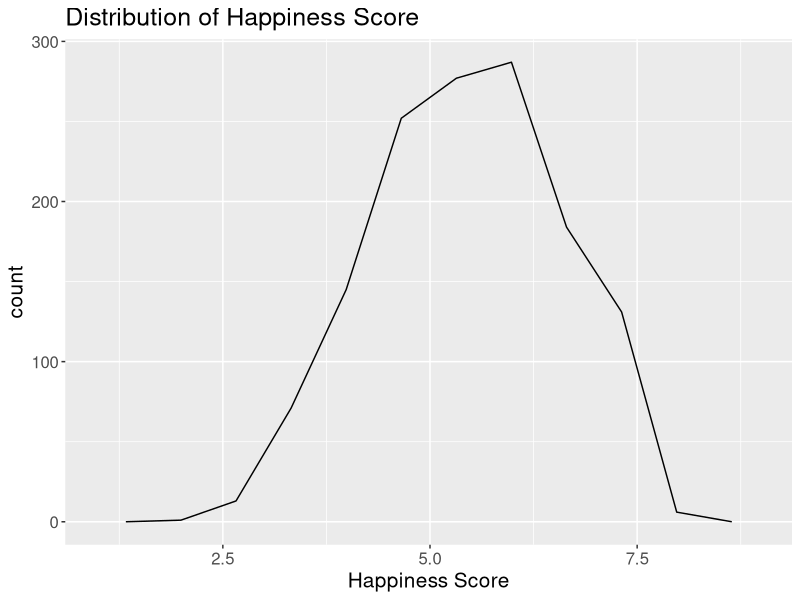
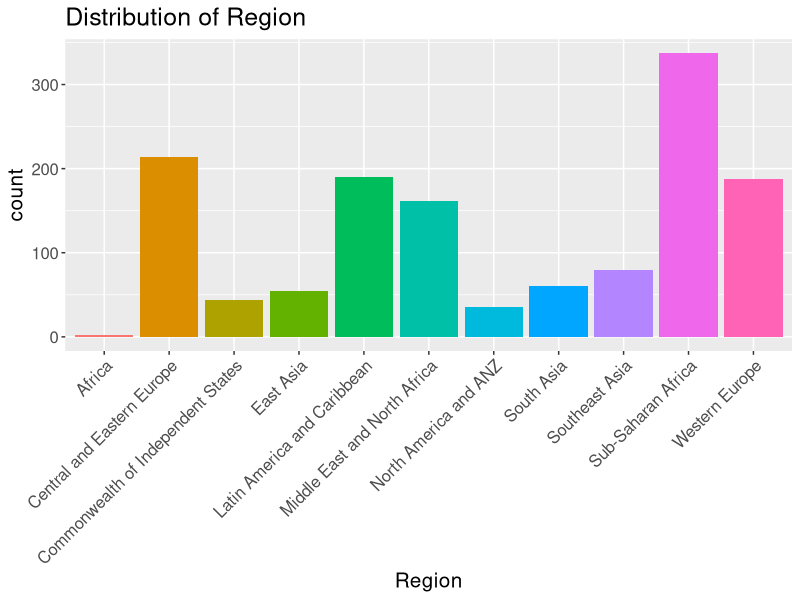
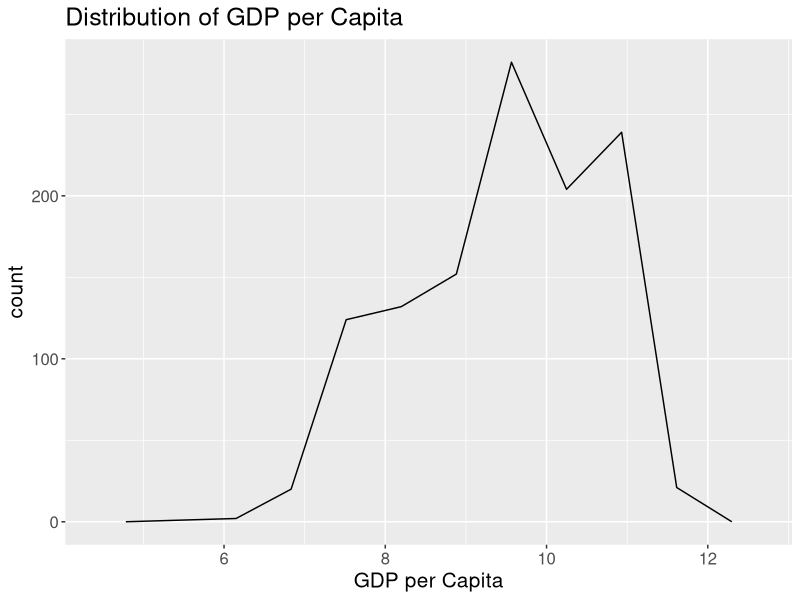
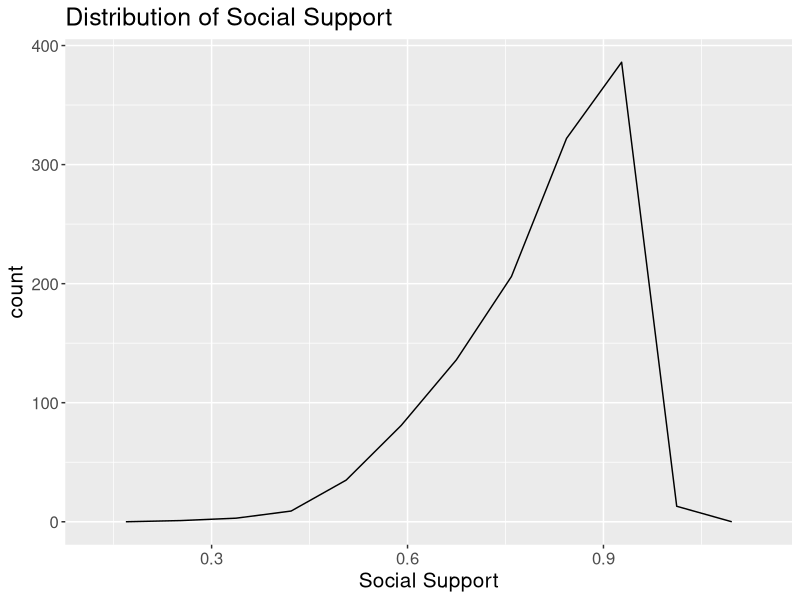
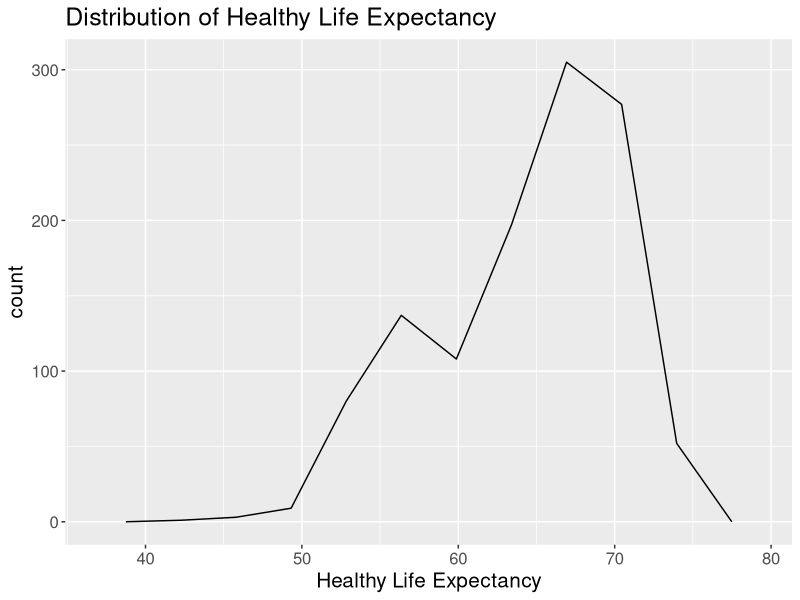
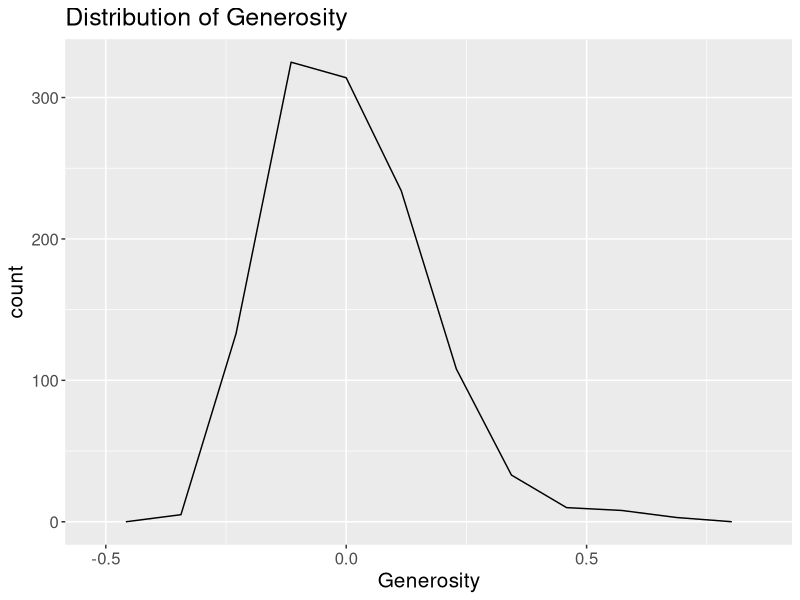
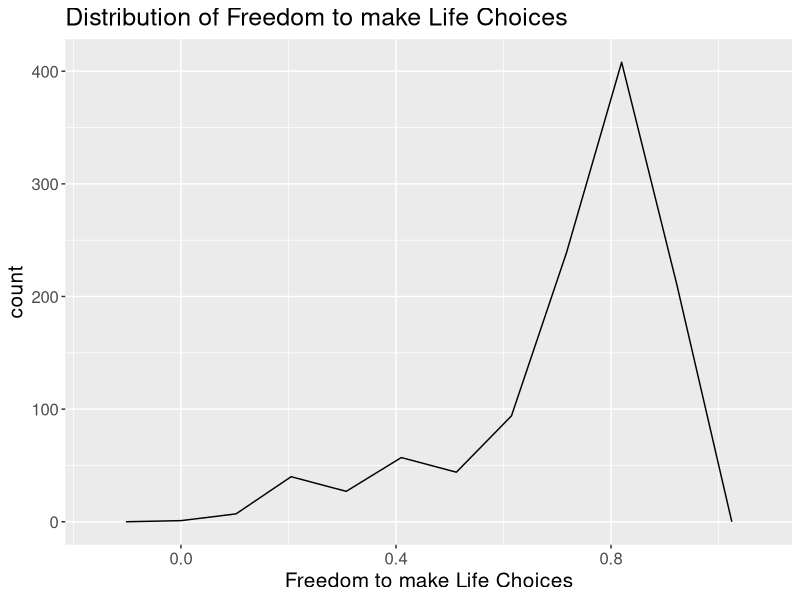
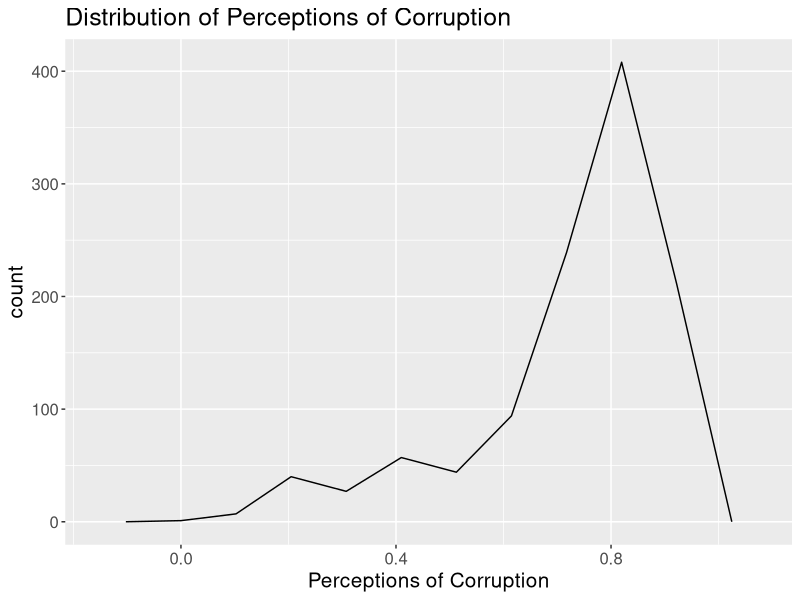

Source code (R) for these figures, in order: (Note: this script raises an error after producing the figures.)
## ---- chunk 1
#| echo: false
#| output: false
#| warning: false

# loading needed libraries
library(here)
library(tidyverse)
library(GGally)
library(grid)
library(randomForest)
library(corrplot)
library(readxl)
library(cowplot)
## ---- chunk 2
#| echo: false
#| warning: false
# loading the needed data
whr <- read.csv(here::here("Data/WHR_AllYears.csv"))

# fix data type of perception of corruption
whr$perceptions_of_corruption <- as.numeric(whr$perceptions_of_corruption)

whr_exp <- read_excel(here::here("Data/2024_Yearly_Expectations.xls"))

whr_exp <- whr_exp %>% rename(country = "Country name")

# match explaining data with whr data
matched_data <- whr_exp %>%
  inner_join(whr, by = c("year", "country"))

# only keep unscaled data
matched_data <- matched_data[,1:11]

colnames(matched_data) <- c("country", "year", "life_ladder", "log_gdp_per_capita",
                            "social_support","healthy_life_expectancy_at_birth",
                            "freedom_to_make_life_choices", "generosity",
                            "perceptions_of_corruption", "positive_affect",
                            "negative affect")
## ---- chunk 3
#| warning: false
#| echo: false
#| label: fig-distributions
#| fig-cap: "Distribution graphs of the variables." 
#| fig-scap: "Distribution graphs of variables."
#| fig-subcap:
#|   - "Distribution of Happiness Score"
#|   - "Distribution of Region"
#|   - "Distribution of GDP per Capita"
#|   - "Distribution of Social Support"
#|   - "Distribution of Healthy Life Expectancy"
#|   - "Distribution of Generosity"
#|   - "Distribution of Freedom to make Life Choices"
#|   - "Distribution of Perceptions of Corruption"
#|   - "Distribution of Countries per Year"
#| layout-ncol: 2

ggplot(whr, aes(x = happiness_score)) +
  geom_freqpoly(bins = 10) +
  ggtitle("Distribution of Happiness Score") +
  xlab("Happiness Score") +
  theme(text = element_text(size = 15))

ggplot(whr, aes(x = region, fill = region)) +
  geom_bar() +
  ggtitle("Distribution of Region") +
  xlab("Region") +
  theme(text = element_text(size = 15),
        axis.text.x = element_text(angle = 45, vjust = 1, hjust=1)) +
  guides(fill="none")

ggplot(matched_data, aes(x = log_gdp_per_capita)) +
  geom_freqpoly(bins = 10) +
  ggtitle("Distribution of GDP per Capita") +
  xlab("GDP per Capita") +
  theme(text = element_text(size = 15))

ggplot(matched_data, aes(x = social_support)) +
  geom_freqpoly(bins = 10) +
  ggtitle("Distribution of Social Support") +
  xlab("Social Support") +
  theme(text = element_text(size = 15))

ggplot(matched_data, aes(x = healthy_life_expectancy_at_birth)) +
  geom_freqpoly(bins = 10) +
  ggtitle("Distribution of Healthy Life Expectancy") +
  xlab("Healthy Life Expectancy") +
  theme(text = element_text(size = 15))

ggplot(matched_data, aes(x = generosity)) +
  geom_freqpoly(bins = 10) +
  ggtitle("Distribution of Generosity") +
  xlab("Generosity") +
  theme(text = element_text(size = 15))

ggplot(matched_data, aes(x = perceptions_of_corruption)) +
  geom_freqpoly(bins = 10) +
  ggtitle("Distribution of Freedom to make Life Choices") +
  xlab("Freedom to make Life Choices") +
  theme(text = element_text(size = 15))

ggplot(matched_data, aes(x = perceptions_of_corruption)) +
  geom_freqpoly(bins = 10) +
  ggtitle("Distribution of Perceptions of Corruption") +
  xlab("Perceptions of Corruption") +
  theme(text = element_text(size = 15))

ggplot(whr, aes(x = year, fill = as.factor(year))) +
  geom_bar() +
  ggtitle("Distribution of Countries per Year") +
  xlab("Year") +
  theme(text = element_text(size = 15),
        axis.text.x = element_text(angle = 45, vjust = 1, hjust=1)) +
  guides(fill="none")
## ---- chunk 4
#| echo: false
#| label: fig-box-regions
#| fig-cap: "Boxplot Happiness Score based on different regions." 
#| fig-scap: "Boxplot Happiness Score based on different regions."
#| layout-ncol: 1
whr |>
  ggplot(aes(x = region, y = happiness_score, fill = region)) +
  geom_boxplot() +
  theme(legend.position = "none",
        axis.title.y = element_blank(),
        text = element_text(size = 14))+
  ggtitle("Happiness Score over different regions") +
  ylab("Happiness Score") +
  coord_flip()
## ---- chunk 5
#| echo: false
#| output: false
#| label: fig-multiple-scatter
#| fig-cap: "Scatterplots for relationship of happiness score and different predictor variables." 
#| fig-scap: "Scatterplots for relationship of happiness score and different predictor variables."
#| fig-subcap:
#|   - "Happiness Score over GDP per Capita"
#|   - "Happiness Score over Social Support"
#|   - "Happiness Score over Healthy Life Expectancy"
#|   - "Happiness Score over Freedom to make Life Choices"
#|   - "Happiness Score over Generosity"
#|   - "Happiness Score over Perceptions of Corruption"
#|   - "Legend"
#| layout-ncol: 2

# GDP per capita plot
whr |>
  ggplot(aes(x = gdp_per_capita, y = happiness_score, color = region)) +
  geom_point() +
  xlab("GDP per Capita") +
  ylab("Happiness Score") +
  theme(text = element_text(size = 15), legend.position = "none")

# Social Support Plot
whr |>
  ggplot(aes(x = social_support, y = happiness_score, color = region)) +
  geom_point() +
  xlab("Social Support") +
  ylab("Happiness Score") +
  theme(text = element_text(size = 15), legend.position = "none")

# Healthy Life Expectancy plot
whr |>
  ggplot(aes(x = healthy_life_expectancy, y = happiness_score, color = region)) +
  geom_point() +
  xlab("Healthy Life Expectancy") +
  ylab("Happiness Score") +
  theme(text = element_text(size = 15), legend.position = "none")

# Freedom to make life choices
whr |>
  ggplot(aes(x = freedom_to_make_life_choices, y = happiness_score, color = region)) +
  geom_point() +
  xlab("Freedom to make Life Choices") +
  ylab("Happiness Score") +
  theme(text = element_text(size = 15), legend.position = "none")

# Generosity
whr |>
  ggplot(aes(x = generosity, y = happiness_score, color = region)) +
  geom_point() +
  xlab("Generosity") +
  ylab("Happiness Score") +
  theme(text = element_text(size = 15), legend.position = "none")

# Perceptions of corruption
whr |>
  ggplot(aes(x = perceptions_of_corruption, y = happiness_score, color = region)) +
  geom_point() +
  xlab("Perceptions of corruption") +
  ylab("Happiness Score") +
  theme(text = element_text(size = 15), legend.position = "none")

# Get the legend
scatter_plot <- whr |>
  ggplot(aes(x = gdp_per_capita, y = happiness_score, color = region)) +
  geom_point() +
  xlab("GDP per Capita") +
  ylab("Happiness Score") +
  theme(text = element_text(size = 25), legend.position = "right")+
  guides(color = guide_legend(override.aes = list(size = 5)))

# Extract the legend
legend = get_plot_component(scatter_plot, 'guide-box-right', return_all = TRUE)
ggdraw(legend)

## ---- chunk 6
#| echo: false
#| label: fig-corr-mat
#| fig-cap: "Correlation matrix plot." 
#| fig-scap: "Correlation matrix plot."
#| layout-ncol: 1

#remove non-numeric variables
whr_num <- whr[, c(3,4,5,6,7,8,9,10)]
whr_num$year <- as.numeric(whr_num$year)

# remove NaN values
whr_num_nonan <- na.omit(whr_num)

# calculate correlation
whr_cor <- cor(whr_num_nonan)

# shorten the variable names for the plot
new_names <- c("HS", "GpC", "SS", "HLE", "FtmLC", "G", "PoC", "Y")
colnames(whr_cor) <- new_names
rownames(whr_cor) <- new_names

# calculate p-values
testRes <- cor.mtest(whr_num_nonan, conf.level = 0.95)
colnames(testRes$p) <- new_names
rownames(testRes$p) <- new_names

corrplot(whr_cor, p.mat = testRes$p, method = 'circle', type = 'lower', insig='blank',
         addCoef.col ='black', number.cex = 0.8, order = 'AOE', diag=FALSE)
## ---- chunk 7
#| echo: false
# correlation of gdp per capita and happiness score
cat("Correlation of the happiness score and GDP per capita:",cor(whr$gdp_per_capita, whr$happiness_score))
## ---- chunk 8
#| echo: false
cat("Correlation of the happiness score and social support:",cor(whr$social_support, whr$happiness_score))
## ---- chunk 9
#| echo: false
cat("Correlation of the happiness score and healthy life expectancy:",cor(whr$healthy_life_expectancy, whr$happiness_score, use = "complete.obs"))
## ---- chunk 10
#| echo: false
cat("Correlation of the happiness score and freedom to make life choices:",cor(whr$freedom_to_make_life_choices, whr$happiness_score))
## ---- chunk 11
#| echo: false
cat("Correlation of the happiness score and Perceptions of corruption:",
    cor(whr$perceptions_of_corruption, whr$happiness_score, use = "complete.obs"))
## ---- chunk 12
#| echo: false
#| label: fig-box-year
#| fig-cap: "Boxplot Happiness Score over Years." 
#| fig-scap: "Boxplot Happiness Score over Years."
#| layout-ncol: 1
whr$year <- as.factor(whr$year)
whr |>
  ggplot(aes(x = year, y = happiness_score, fill = year)) +
  geom_boxplot() +
  theme(legend.position = "none",
        axis.title.y = element_blank(),
        text = element_text(size = 15))+
  ylab("Happiness Score")
## ---- chunk 13
#| echo: false
# create a subset that doesn't contain country, region and year
whr_sub <- whr[,-c(1,2,10)]

# delete rows that contain NAs from the data frame
whr_sub <- na.omit(whr_sub)
## ---- chunk 14
#| echo: false
pr.out <- prcomp(whr_sub, scale = TRUE)

# get percent of variance of each principal component
perc <- pr.out$sdev/sum(pr.out$sdev)
## ---- chunk 15
#| echo: false
#| label: fig-pca-cum
#| fig-cap: "Cumulative Propability of the Variance explained by each Principle Component." 
#| fig-scap: "Cumulative Propability of the Variance explained by each Principle Component."
#| layout-ncol: 1
# plot cumulative sum of the percentages
plot(cumsum(perc),
  xlab = "Principal Component",
  ylab = "Proportion of Variance Explained",
  ylim = c(0,1),
  type = "b")
## ---- chunk 16
#| echo: false
# scale data
sc_whr <- scale(whr_sub)

# initiate vector to store total within sum of squares for each kmeans()-object
wss <- c()

# run kmeans for k equals two to seven and save total within sum of squares
for (k in 2:7) {
  km.out <- kmeans(sc_whr, centers = k, nstart = 20)
  wss <- append(wss, km.out$tot.withinss)
}
## ---- chunk 17
#| echo: false
#| label: fig-wss-plot
#| fig-cap: "Optimal k-value for Kmeans algorithm when applying the elbow-criterium to the within sum of squares plot with marked cut-off value of k = 2." 
#| fig-scap: "Optimal k-value for Kmeans algorithm when applying the elbow-criterium to the within sum of squares plot with marked cut-off value of k = 2."
#| layout-ncol: 1
# plot the resulting values
plot(wss, xlab = "k", ylab = "WSS", type = "b", main = "Within sum of squares over different amounts of clusters")
abline(v = 2, col = "red", lty = 2)
## ---- chunk 18
#| echo: false
# train K-Means
km.out <- kmeans(sc_whr, centers = 2, nstart = 20)

my.text.panel <- function(labels) {
  function(x, y, lbl, ...) {
    if (lbl %in% names(labels)) lbl <- labels[[lbl]]
    text(x, y, lbl, ...)
  }
}
## ---- chunk 19
#| echo: false
#| label: fig-k-means-plot
#| fig-cap: "Matrix of scatterplots coloured by cluster." 
#| fig-scap: "Matrix of scatterplots coloured by cluster."
#| layout-ncol: 1
# plot resulting clustering
pairs(sc_whr, col = km.out$cluster, upper.panel = NULL, gap = 0,
      text.panel = my.text.panel(c(happiness_score="Happiness Score",
                                   gdp_per_capita="GDP p. Capita",
                                   social_support="Social Support",
                                   healthy_life_expectancy="HL Expectancy",
                                   freedom_to_make_life_choices = "Freedom Life Choices",
                                   generosity = "Generosity",
                                   perceptions_of_corruption = "Perceived corruption")))
## ---- chunk 20
#| echo: false
sc_whr <- as.data.frame(sc_whr)
cat("Median of the happiness score:",median(sc_whr$happiness_score))
## ---- chunk 21
#| echo: false
#| label: fig-randomforest
#| fig-cap: "Variable importance when predicting the happiness score with a random forest model." 
#| fig-scap: "Variable importance when predicting the happiness score with a random forest model."
#| layout-ncol: 1
# create a version of whr that contains all variables but no NAs
whr_noNA <- na.omit(whr)

# run randomforest on this data
set.seed(1)
rf.whr <- randomForest(happiness_score ~ ., data = whr_noNA, mtry = 3, ntree = 100,
                       importance = TRUE)
# mtry: amount of variables used for each iteration (floor(sqrt(n)) is rule of thumb)
# ntree: number of trees that are grown
# importance: is importance of predictors to be assessed or not

# plot importance of variables
varImpPlot(rf.whr, scale = FALSE, main = "Feature Importance for predicting Happiness Score")
